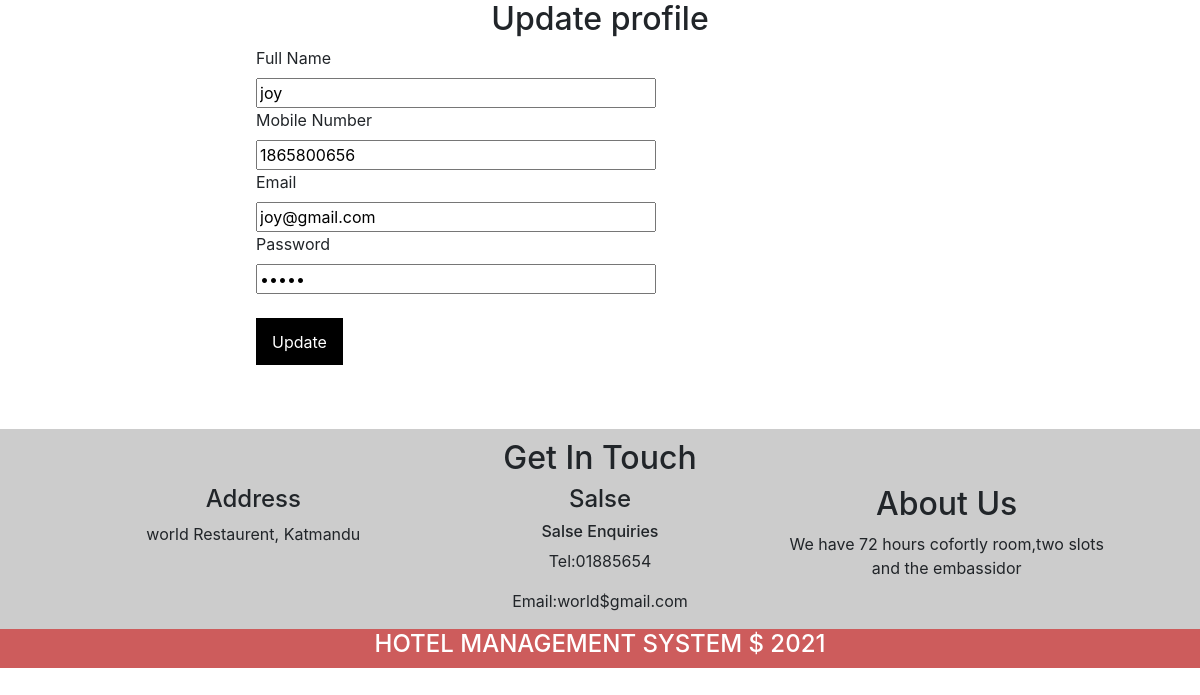
Page /admin/user-edit.php?id=13 (signed in) on the committed database.
### tables this page shows
CREATE TABLE `users` (
  `id` int(11) NOT NULL,
  `name` varchar(100) NOT NULL,
  `number` int(11) NOT NULL,
  `email` varchar(50) NOT NULL,
  `password` varchar(50) NOT NULL,
  `roles_id` int(11) DEFAULT NULL
);

### admin/user-edit.php (the view, shortened to what this page needs)
<?php
require_once '../config/db.php';
$user="";
if(isset($_SESSION["id"]) && $_SESSION["id"]) {
   $user_id = $_GET["id"];
   $query = "select * from users where id ='$user_id'";
   $result=$con->query($query);
   $user=$result->fetch_assoc();
}else{
    header("location:../auth/login.php");
}
require_once '../partial/header.php';
?>
<div>
       <h2>Update profile</h2>
          <form action="user-update.php" method="post">
          <div class="regform">
           <label for="name">Full Name</label>
           <input type="text" name="name" value=<?php echo $user["name"]; ?> required>
           <label for="nnumber">Mobile Number</label>
           <input type="number" name="number" value=<?php echo $user["number"]; ?>>
           <label for="email">Email</label>
           <input type="email" name="email" value=<?php echo $user["email"]; ?>>
           <label for="name">Password</label>
           <input type="password" name="password" value=<?php echo $user["password"]; ?>>
           <br>
           <button>Update</button>
       </div>
          </form>
   </div>
   <div class="touch">
       <h2>Get In Touch</h2>
       <div class="break">
           <div class="adress">
               <h4>Address</h4>
               <p>world Restaurent, Katmandu</p>
           </div>
           <div class="salse">
               <h4>Salse</h4>
               <h6>Salse Enquiries</h6>
               <p>Tel:01885654</p>
              <p> Email:world$gmail.com</p>
           </div>
           <div class="about">
               <h2>About Us</h2>
               <p>We have 72 hours cofortly room,two slots and the embassidor</p>
           </div>
       </div>
       <div class="footer">
           <h4>HOTEL MANAGEMENT SYSTEM $ 2021</h4>
       </div>
   </div>
</body>
</html>

### css/style.css (style rules this page uses)
body { font-family: "chilanka", cursive; padding: 0; margin: 0; }
h2 { text-align:center; }
.regform { padding: 0 16rem 4rem; margin: auto; }
input { display: block; width: 400px; }
.regform button { background-color: black; color:white; border: none; padding: .7rem 1rem; outline: none; }
.touch { background-color: #ccc; padding-top: 10px; }
.break { display: grid; grid-template-columns: repeat(3,1fr); padding:0 80px; text-align: center; }
.touch .footer { background-color:indianred; text-align: center; padding: 1px 0px; color: white; }

### rows in the picture
users: name "joy", number "1865800656", email "joy@gmail.com"
